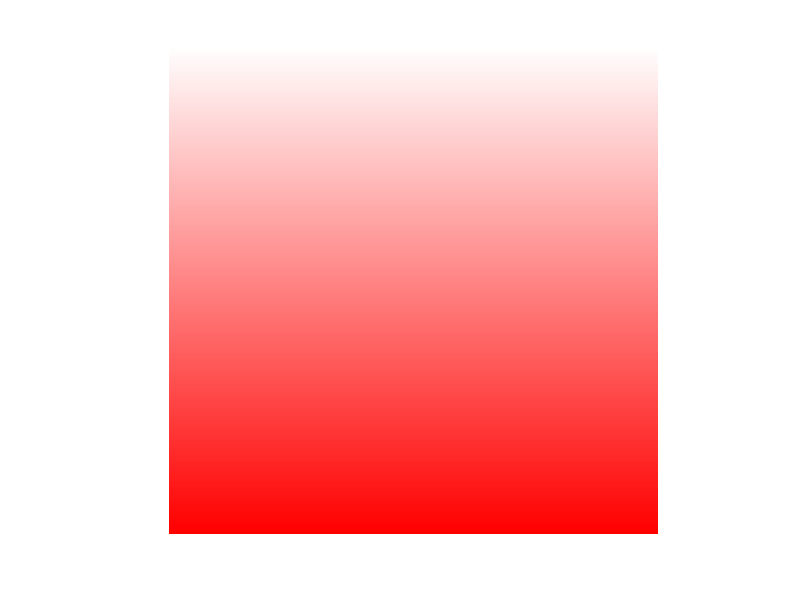

MATLAB code for this plot:
% displaypalette Visualizes a colormap.
%
% displaypalette calculates and displays an RGB colormap
%
% type: script
%
% inputs:
%    
% outputs:
%
% dependencies on custom functions:
%   none
%
% Robert Barretto, robertb@gmail.com
% 03/24/13 11:19am fix edge case scenario with median filter

% create a basic colormap
numbits = 256;
cmap = gray(numbits);
cmap(:,1) = 1;
cmap = flipud(cmap);
% create an image
cimg = zeros([numbits numbits 3]);

for i = 1:numbits % for each row
    for j=1:3 % for each color
        cimg(i,:,j) = cmap(i,j);
    end
end

% display image
figure
imshow(cimg)